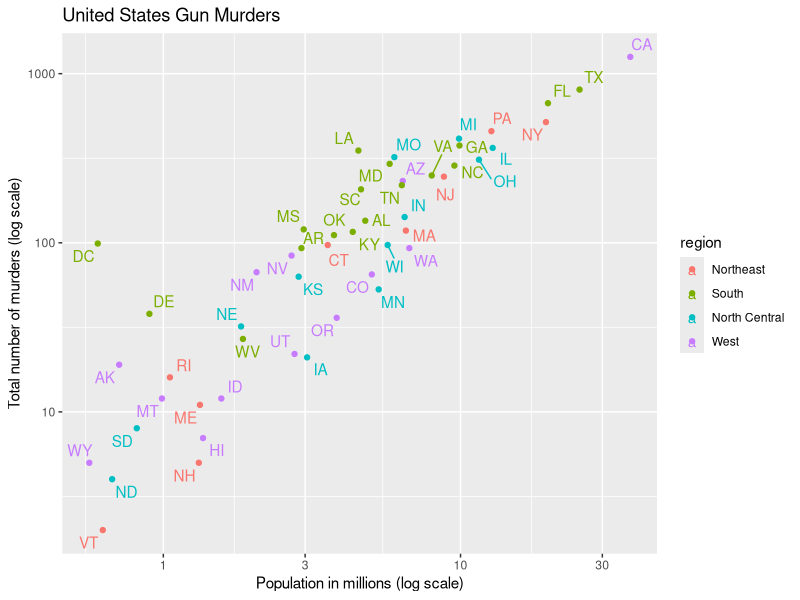

Source code (R):
library(tidyverse)
library(dslabs)
library(ggrepel)
data(murders)

murders %>% ggplot(aes(population/10^6, total, label=abb, color = region)) +
  scale_x_log10() +
  scale_y_log10() +
  geom_point() +
  geom_text_repel() +
  xlab("Population in millions (log scale)") +
  ylab("Total number of murders (log scale)") +
  ggtitle("United States Gun Murders")
